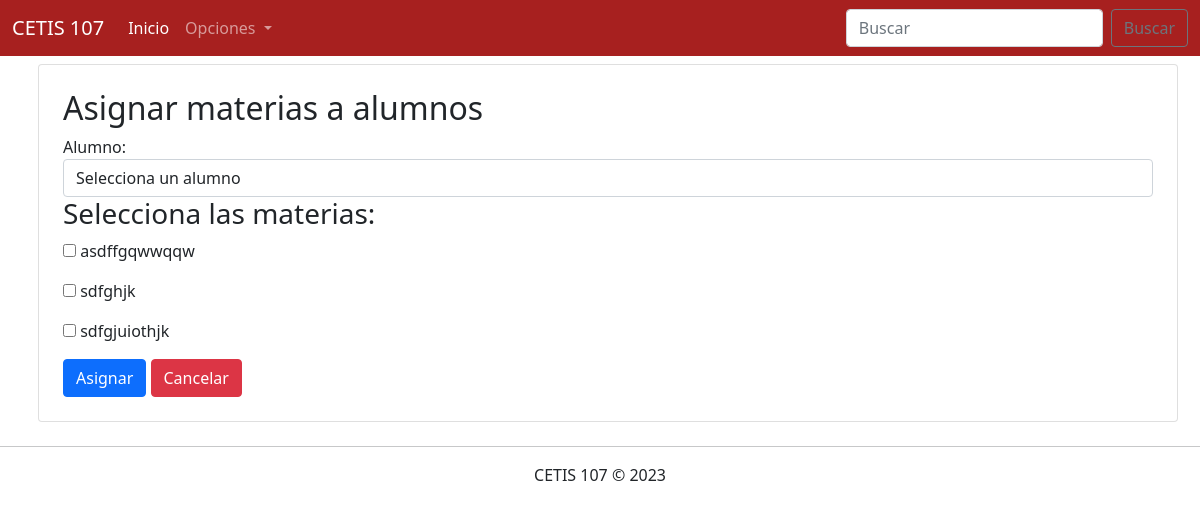
The app's page /parcial3/AsignarMaterias.php with its own data.
### tables this page shows
CREATE TABLE `materias` (
  `id` int(11) NOT NULL,
  `nombre` varchar(100) NOT NULL,
  `semestre` varchar(110) NOT NULL,
  `especialidad` varchar(110) NOT NULL
);

### parcial3/AsignarMaterias.php (the view, shortened to what this page needs)
<!DOCTYPE html>
<html lang="es">
<head>
    <link rel="stylesheet" href="css/bootstrap.css">
</head>
<body>
    <?php
        include 'menu.php';
        include 'conexion.php';
        $sql_alumnos = "SELECT * FROM alumnos";
        $sql_materias = "SELECT * FROM materias";
        $datos_alumnos = $conexion->query($sql_alumnos);
        $datos_materias = $conexion->query($sql_materias);
    ?>
    <div class="container">
        <div class="row">
            <div class="col-12 card p-4 m-2">
                <h2>Asignar materias a alumnos</h2>
                <form action="">
                    <label for="">Alumno:</label>
                <select name="alumno" class="form-control">
                    <option value="">Selecciona un alumno</option>
                </select>
                <h3>Selecciona las materias:</h3>
                <?php if($datos_materias->num_rows > 0){
                    while($registro = $datos_materias->fetch_assoc()){?>
                    <p><input type="checkbox" name="materias[]" value=""> <?php echo $registro["nombre"] ?></p>
                <?php } } ?>
                <div>
                    <input type="submit" class="btn btn-primary" value="Asignar">
                    <a href="" class="btn btn-danger">Cancelar</a>
                </div>
            </form>
            </div>
        </div>
    </div>
    <footer class="text-center">
        <hr>
        CETIS 107 &copy; 2023
    </footer>
</body>
</html>

### records on screen
materias: nombre "asdffgqwwqqw"
materias: nombre "sdfghjk"
materias: nombre "sdfgjuiothjk"
